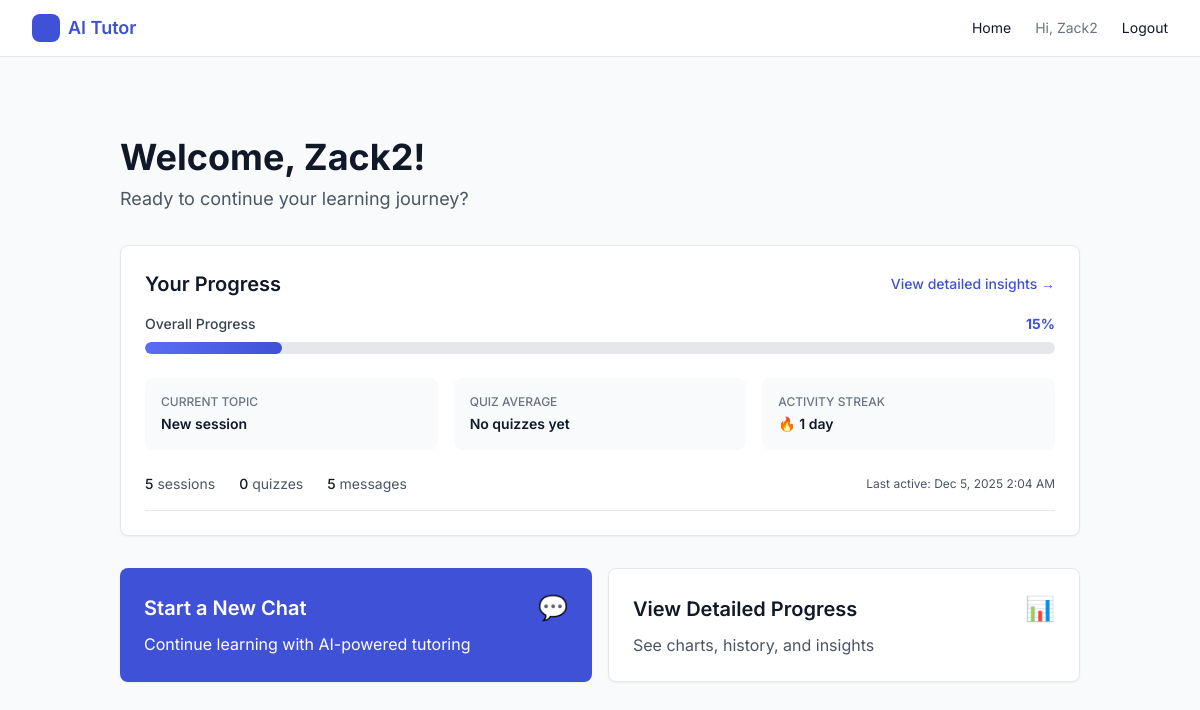
/tutor/ (signed in), run on an earlier commit of the app's database.
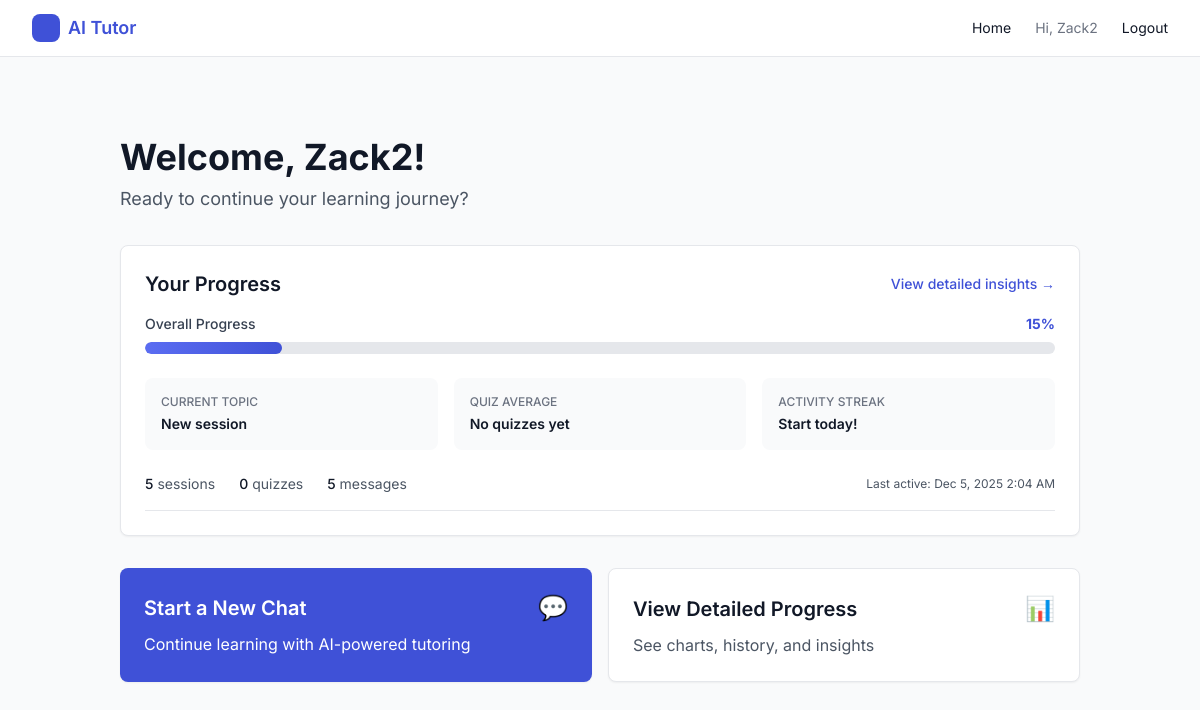
And on a later commit of the database.
### tutor/models.py (models this page shows, shortened)
class StudentProgress(models.Model):
    user = models.OneToOneField(
        settings.AUTH_USER_MODEL,
        on_delete=models.CASCADE,
        related_name="progress",
        db_index=True
    )
    overall_completion_percent = models.DecimalField(
        max_digits=5,
        decimal_places=2,
        default=0.00,
        help_text="Weighted completion based on quiz scores and session activity"
    )
    current_module = models.CharField(
        max_length=200,
        blank=True,
        help_text="Current topic/module - inferred from most recent session title"
    )
    quiz_average = models.DecimalField(
        max_digits=5,
        decimal_places=2,
        null=True,
        blank=True,
        help_text="Average quiz score across all graded quizzes"
    )
    activity_streak = models.IntegerField(
        default=0,
        help_text="Consecutive days with at least one activity"
    )
    last_activity = models.DateTimeField(
        null=True,
        blank=True,
        help_text="Timestamp of most recent chat or quiz activity"
    )
    total_sessions = models.IntegerField(
        default=0,
        help_text="Total number of chat sessions created"
    )
    total_quizzes = models.IntegerField(
        default=0,
        help_text="Total number of quizzes completed"
    )
    total_messages = models.IntegerField(
        default=0,
        help_text="Total number of user messages sent"
    )
    updated_at = models.DateTimeField(auto_now=True)
    class Meta:
        indexes = [
            models.Index(fields=['user', 'updated_at']),
        ]
        verbose_name_plural = "Student Progress"

### tutor/views.py (the view)
# urls.py: path("", landing_page, name="landing"),
@login_required
def landing_page(request):
    if is_teacher_or_admin(request.user):
        return redirect("dashboard")
    try:
        progress = StudentProgress.objects.get(user=request.user)
    except StudentProgress.DoesNotExist:
        calculate_student_progress(request.user)
        progress = StudentProgress.objects.get(user=request.user)
    context = {
        'progress': progress,
        'has_activity': progress.total_sessions > 0 or progress.total_quizzes > 0,
    }
    return render(request, "landing.html", context)

### tutor/utils.py (called while the page is built)
def is_teacher_or_admin(user):
    if not user.is_authenticated:
        return False
    if user.is_superuser:
        return True
    is_teacher = TeacherProfile.objects.filter(user=user).exists()
    is_admin = AdminProfile.objects.filter(user=user).exists()
    return is_teacher or is_admin

### tutor/templates/landing.html (shortened to what the changed rows need)
{% extends "base.html" %}
{% block content %}
<div class="max-w-5xl mx-auto px-4 sm:px-6 lg:px-8 py-12">
  <div class="mb-8">
    <h1 class="text-4xl font-bold text-gray-900 mb-2">
      Welcome, {{ user.first_name|default:user.username }}!
    </h1>
  </div>
  <div class="bg-white rounded-lg shadow-sm border border-gray-200 p-6 mb-8">
    <div class="flex items-center justify-between mb-4">
      <h2 class="text-xl font-semibold text-gray-900">Your Progress</h2>
    </div>
    {% if has_activity %}
      <div class="mb-6">
        <div class="flex items-center justify-between mb-2">
          <span class="text-sm font-medium text-gray-700">Overall Progress</span>
          <span class="text-sm font-bold text-brand-600">{{ progress.overall_completion_percent|floatformat:0 }}%</span>
        </div>
        <div class="w-full bg-gray-200 rounded-full h-3 overflow-hidden">
          <div class="bg-gradient-to-r from-brand-500 to-brand-600 h-3 rounded-full transition-all duration-500"
               style="width: {{ progress.overall_completion_percent }}%">
          </div>
        </div>
      </div>
      <div class="grid grid-cols-1 md:grid-cols-3 gap-4 mb-6">
        <div class="bg-gray-50 rounded-lg p-4">
          <div class="text-xs font-medium text-gray-500 uppercase mb-1">Current Topic</div>
          <div class="text-sm font-semibold text-gray-900 truncate">
            {{ progress.current_module|default:"No active topic" }}
          </div>
        </div>
        <div class="bg-gray-50 rounded-lg p-4">
          <div class="text-xs font-medium text-gray-500 uppercase mb-1">Quiz Average</div>
          <div class="text-sm font-semibold text-gray-900">
            {% if progress.quiz_average %}
              {{ progress.quiz_average|floatformat:1 }}%
            {% else %}
              No quizzes yet
            {% endif %}
          </div>
        </div>
        <div class="bg-gray-50 rounded-lg p-4">
          <div class="text-xs font-medium text-gray-500 uppercase mb-1">Activity Streak</div>
          <div class="text-sm font-semibold text-gray-900">
            {% if progress.activity_streak > 0 %}
              🔥 {{ progress.activity_streak }} day{{ progress.activity_streak|pluralize }}
            {% else %}
              Start today!
            {% endif %}
          </div>
        </div>
      </div>
      <div class="flex items-center gap-6 text-sm text-gray-600 pb-4 border-b border-gray-200">
        <div>
          <span class="font-medium text-gray-900">{{ progress.total_sessions }}</span> session{{ progress.total_sessions|pluralize }}
        </div>
        <div>
          <span class="font-medium text-gray-900">{{ progress.total_quizzes }}</span> quiz{{ progress.total_quizzes|pluralize:"zes" }}
        </div>
        <div>
          <span class="font-medium text-gray-900">{{ progress.total_messages }}</span> message{{ progress.total_messages|pluralize }}
        </div>
        {% if progress.last_activity %}
        <div class="ml-auto text-xs">
          Last active: {{ progress.last_activity|date:"M j, Y g:i A" }}
        </div>
        {% endif %}
      </div>
    {% endif %}
  </div>
</div>
{% endblock %}

What changed in the data, as far as the page shows it:
changed StudentProgress "New session": activity_streak "1" → (not shown)
Also different on the page:
text no longer shown: "🔥 day"
text now shown: "Start today!"
